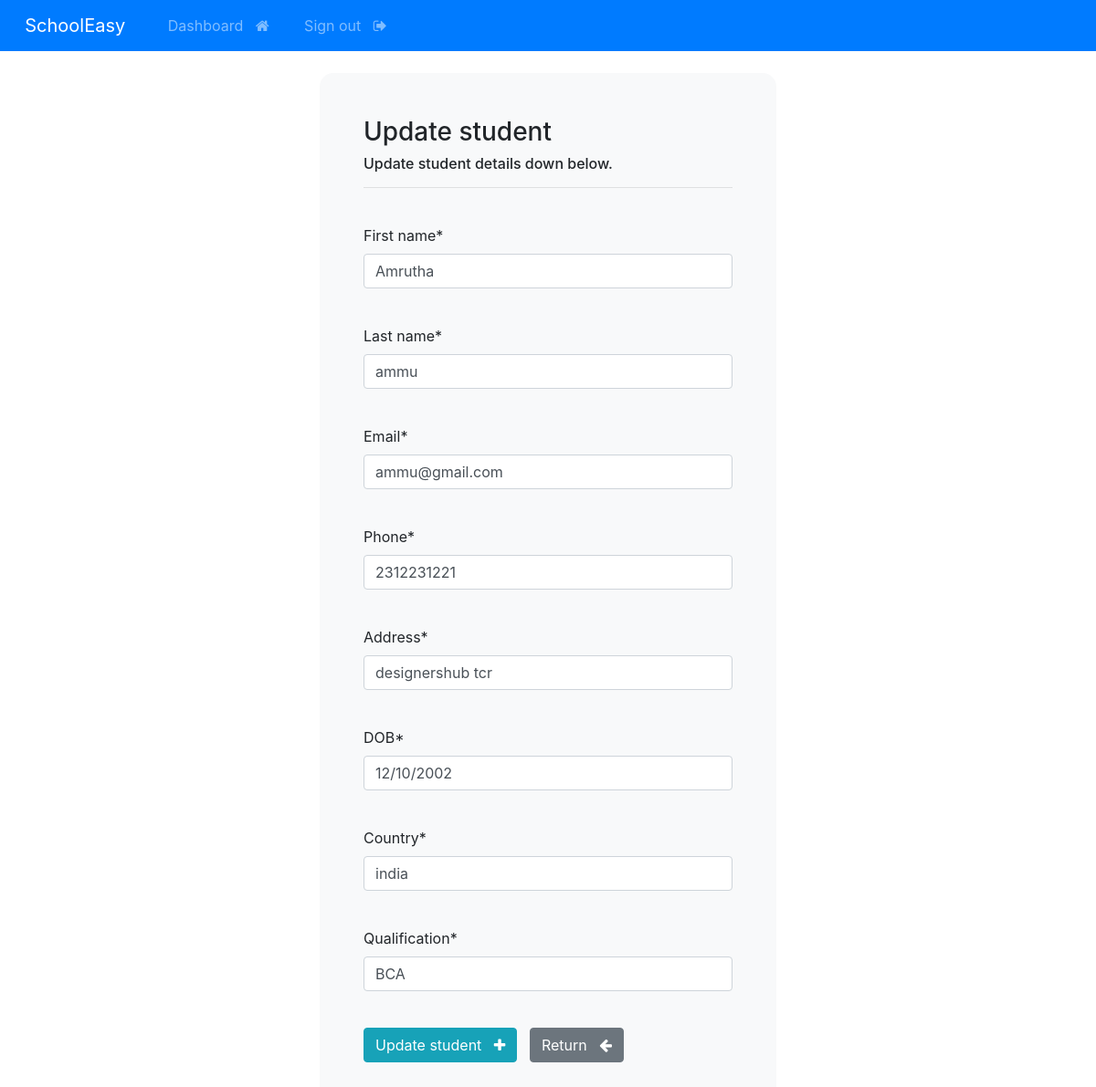
The app's page /student/update_student/3 (signed in) with its own data.
### SchoolEasy_app/models.py (models this page shows, shortened)
class StudentRegister(models.Model):
    creation_date = models.DateTimeField(auto_now_add=True)
    first_name = models.CharField(max_length=100)
    last_name = models.CharField(max_length=100)
    email = models.CharField(max_length=255)
    phone = models.CharField(max_length=20)
    address = models.CharField(max_length=300)
    DOB = models.CharField(max_length=255)
    country = models.CharField(max_length=125)
    Qualification = models.CharField(max_length=200)

### SchoolEasy_app/views.py (the view)
# urls.py: path('student/update_student/<int:pk>', views.update_student, name='update_student'),
@login_required(login_url='admin_login')
def update_student(request, pk):
    student = StudentRegister.objects.get(id=pk)
    form = UpdateStudentForm(instance=student)
    if request.method == 'POST':
        form = UpdateStudentForm(request.POST, instance=student)
        if form.is_valid():
            form.save()
            messages.success(request, "student details updated!")
            return redirect("dashboard")
    context = {'form': form}
    return render(request, 'update_student.html', context=context)

### SchoolEasy_app/forms.py
class UpdateStudentForm(forms.ModelForm):
    class Meta:
        model = StudentRegister
        fields = ['first_name', 'last_name', 'email', 'phone', 'address', 'DOB', 'country', 'Qualification']

### Templates/update_student.html (shortened to what this page needs)
{% extends 'base.html' %}
{% load crispy_forms_tags %}
{% block content %}
    <div class="container bg-light shadow-md p-5 form-layout">
        <h3> Update student </h3>
        <h6> Update student details down below. </h6>
        <hr>
        <br>
        <form method="POST" autocomplete="off">
            {{form.first_name|as_crispy_field}}
            <br>
            {{form.last_name|as_crispy_field}}
            <br>
            {{form.email|as_crispy_field}}
            <br>
            {{form.phone|as_crispy_field}}
            <br>
            {{form.address|as_crispy_field}}
            <br>
            {{form.DOB|as_crispy_field}}
            <br>
            {{form.country|as_crispy_field}}
            <br>
            {{form.Qualification|as_crispy_field}}
            <br>
            <button type="submit" class="btn btn-info">
                Update student &nbsp; <i class="fa fa-plus" aria-hidden="true"></i>
            </button>
            <a href="{% url 'dashboard' %}" class="btn btn-secondary">
                Return &nbsp; <i class="fa fa-arrow-left" aria-hidden="true"></i>
            </a>
        </form>
    </div>
    <br>
{% endblock %}

### static/css/style.css (style rules this page uses)
.form-layout { border-radius: 15px; width: 500px; }

### records on screen
StudentRegister: first_name "Amrutha", last_name "ammu", email "ammu@gmail.com", phone "2312231221", address "designershub tcr", DOB "12/10/2002", country "india", Qualification "BCA"
